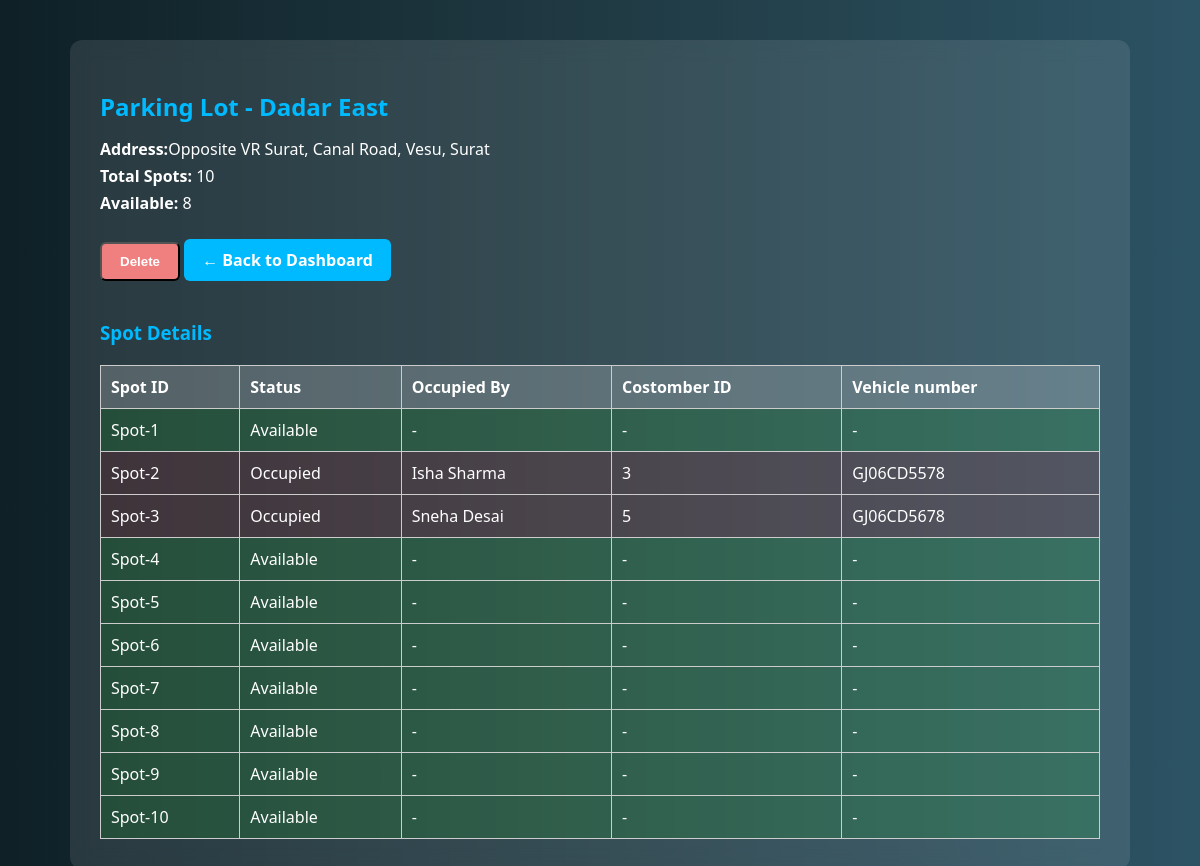
Page /view_lot/3 on the earlier database version.
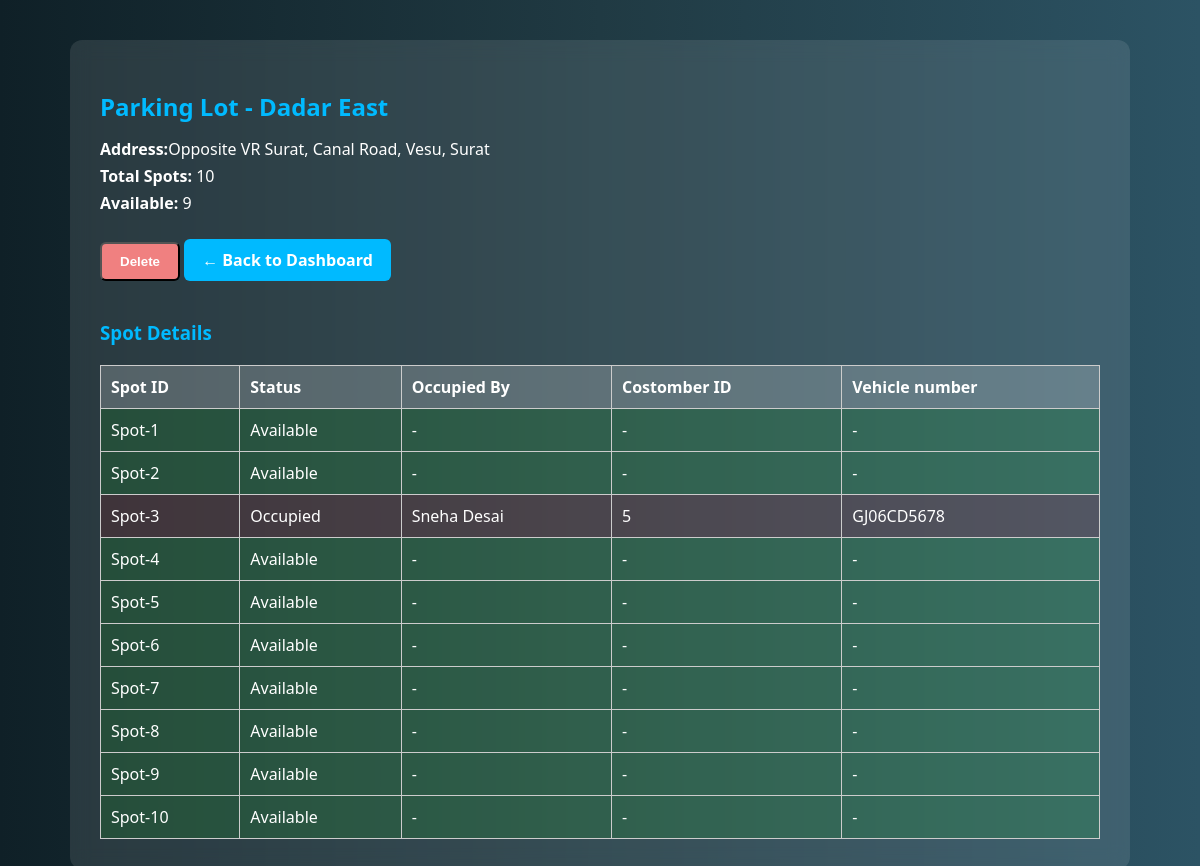
Same page on the later database version.
### app.py (models this page shows, shortened)
class Parking_lot(db.Model):
    __tablename__ = 'parking_lot'
    id = db.Column(db.Integer, primary_key=True, autoincrement=True)
    parking_lot_name = db.Column(db.String(100), nullable=False,)
    address = db.Column(db.String(150), nullable=False)
    pin_code = db.Column(db.String(6), nullable=False)
    price_per_hour =db.Column(db.Integer, nullable = False)
    total_capacity = db.Column(db.Integer, nullable = False)
    avilable_capacity = db.Column(db.Integer, nullable = False)
    spots = db.relationship("ParkingSpot", back_populates = 'lot')

class ParkingSpot(db.Model):
    __tablename__ = 'parking_spot'
    id = db.Column(db.Integer, primary_key=True)
    lot_id = db.Column(db.Integer, db.ForeignKey('parking_lot.id'), nullable=False)
    spot_number = db.Column(db.String(10), nullable=False)
    is_occupied = db.Column(db.Boolean, default=False)
    user_id = db.Column(db.Integer, db.ForeignKey('users.id'), nullable=True)
    user = db.relationship('User', backref='occupied_spots')
    vehicle_number = db.Column(db.String(20), nullable=True)
    start_time = db.Column(db.DateTime, nullable=True)
    end_time = db.Column(db.DateTime, nullable=True)
    lot = db.relationship('Parking_lot', back_populates='spots')

class User(db.Model):
    __tablename__ = 'users'
    id = db.Column(db.Integer, primary_key=True, autoincrement=True)
    email = db.Column(db.String(80), nullable=False, unique=True)
    password = db.Column(db.String(30), nullable=False)
    name = db.Column(db.String(30), nullable=False)
    address = db.Column(db.String(100), nullable=False)
    pin_code = db.Column(db.String(6), nullable=False)
    is_admin = db.Column(db.Boolean, default=False)

### app.py (the view)
@app.route('/view_lot/<int:lot_id>')
def view_lot(lot_id):
    lot = Parking_lot.query.get_or_404(lot_id)
    spots = ParkingSpot.query.filter_by(lot_id=lot_id).all()
    return render_template('view_parking.html', lot=lot, spots=spots)

### templates/view_parking.html (shortened to what this page needs)
<!DOCTYPE html>
<html lang="en">
<head>
</head>
<body>
  <div class="container">
    <h2>Parking Lot - Dadar East</h2>
    <div class="lot-details">
      <p><strong>Address:</strong>{{ lot.address }}</p>
      <p><strong>Total Spots:</strong> {{ lot.total_capacity }}</p>
      <p><strong>Available:</strong> {{ lot.avilable_capacity }}</p>
      <form action="{{ url_for('delete_lot', lot_id=lot.id) }}" method="post" style="display:inline;">
          <button type="submit" class="btn btn-delete">Delete</button>
      </form>
      <a href="{{ url_for('admin_dashboard') }}"  class="btn btn-back">← Back to Dashboard</a>
    </div>
    <h3>Spot Details</h3>
    <table class="spot-table">
      <thead>
        <tr>
          <th>Spot ID</th>
          <th>Status</th>
          <th>Occupied By</th>
          <th>Costomber ID</th>
          <th>Vehicle number</th>
        </tr>
      </thead>
      {% for spot in spots %}
            {% if spot.is_occupied %}
              <tr class="occupied-row">
                <td>{{ spot.spot_number }}</td>
                <td>Occupied</td>
                <td>{{ spot.user.name }}</td>
                <td>{{ spot.user.id }}</td>
                <td>{{ spot.vehicle_number}}</td>
              </tr>
            {% else %}
                <tr class="available-row">
                  <td>{{ spot.spot_number }}</td>
                  <td>Available</td>
                  <td>-</td>
                  <td>-</td>
                  <td>-</td>
                </tr>
            {% endif %}
      {% endfor %}
    </table>
  </div>
</body>
</html>

Differences in the rows shown:
changed Parking_lot "Opposite VR Surat, Canal Road, Vesu, Surat": avilable_capacity "8" → "9"
changed ParkingSpot "Spot-2": user.name "Isha Sharma" → (not shown); user.id "3" → (not shown); vehicle_number "GJ06CD5578" → (not shown); is_occupied "Occupied" → "Available - - -"
